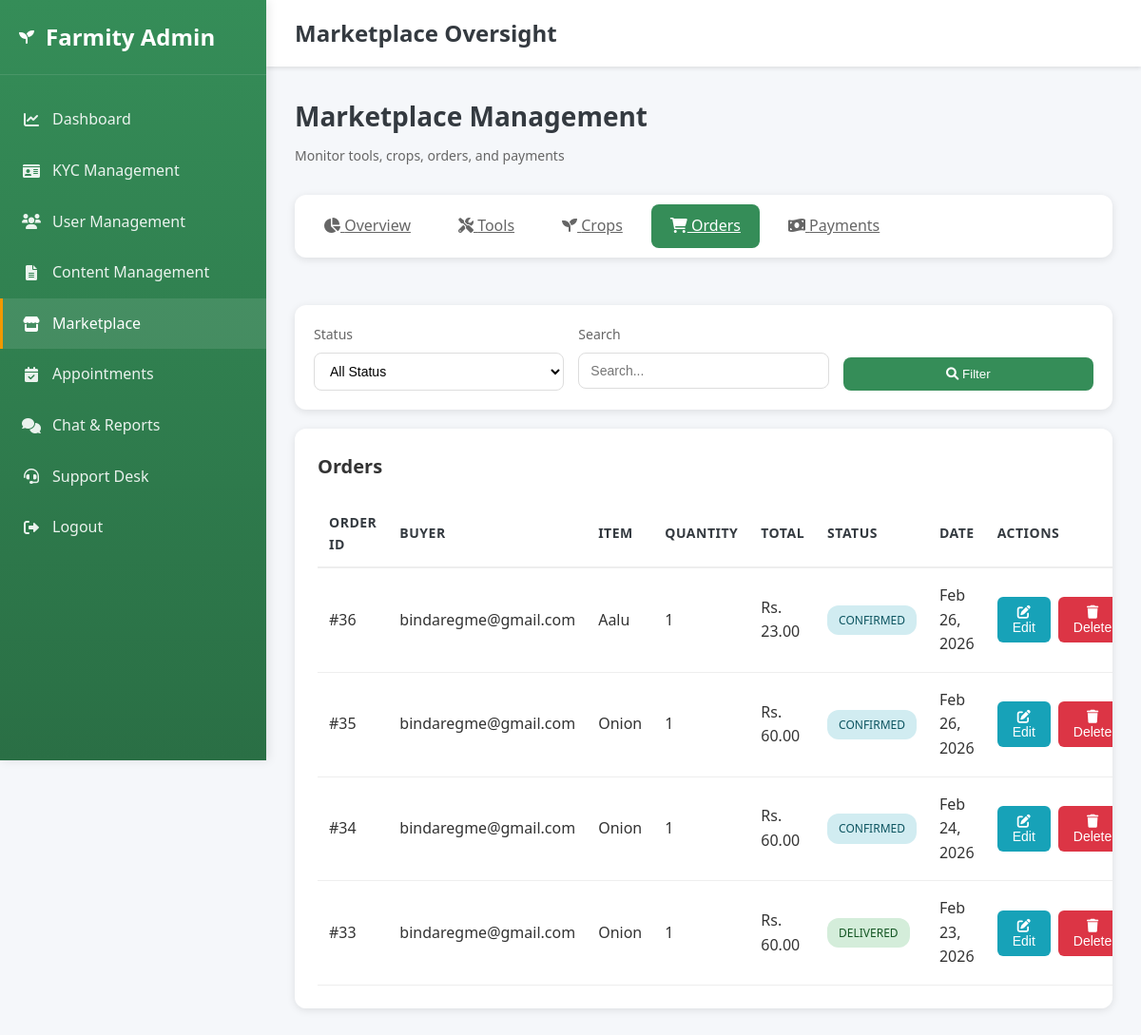
The app's page /admin-dashboard/marketplace/?section=orders (signed in), older data.
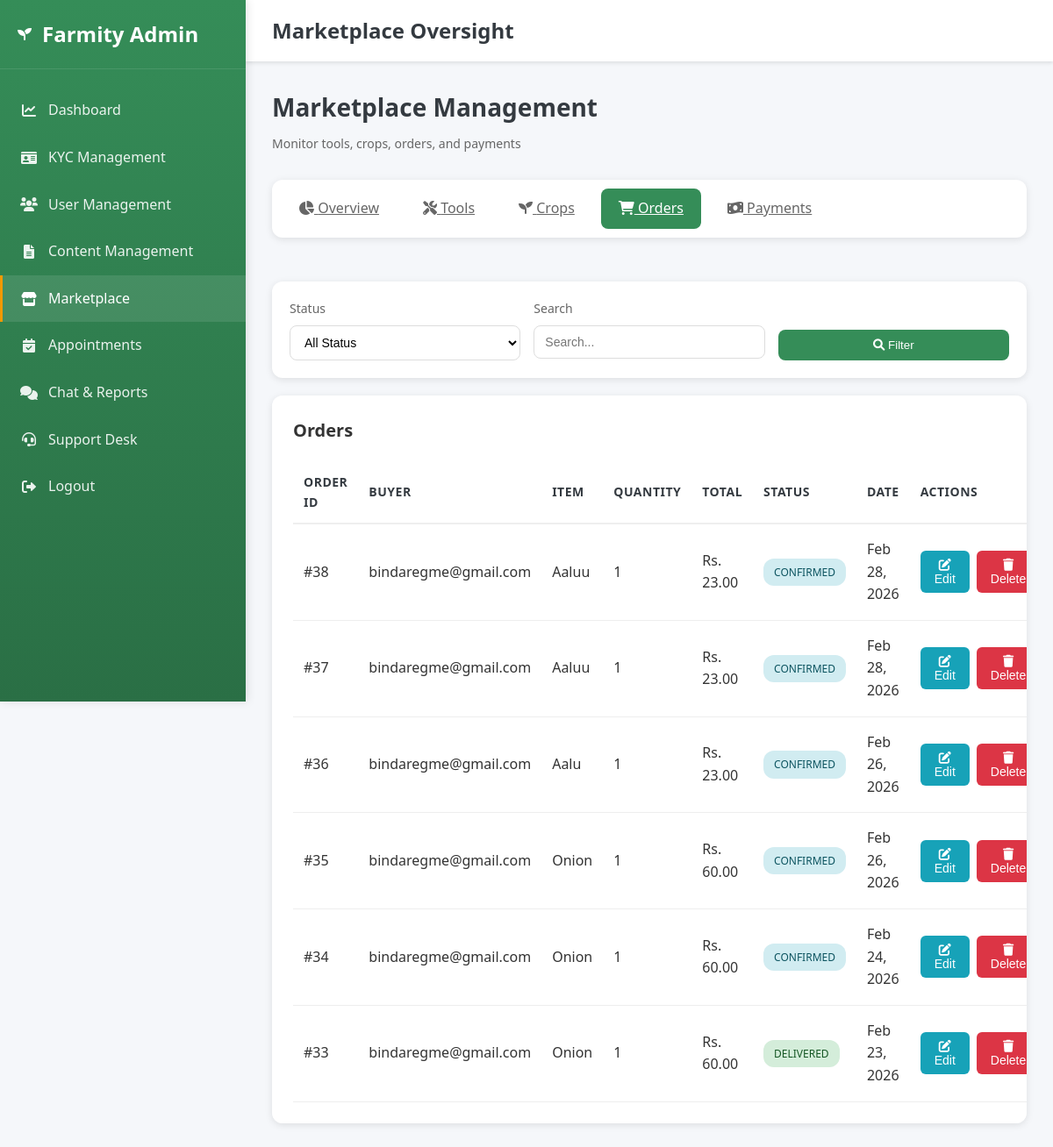
The same page, newer data.
### accounts/models.py (models this page shows, shortened)
class Order(models.Model):
    STATUS_PENDING = 'pending'
    STATUS_CONFIRMED = 'confirmed'
    STATUS_SHIPPED = 'shipped'
    STATUS_DELIVERED = 'delivered'
    STATUS_CANCELLED = 'cancelled'
    STATUS_CHOICES = (
        (STATUS_PENDING, 'Pending'),
        (STATUS_CONFIRMED, 'Confirmed'),
        (STATUS_SHIPPED, 'Shipped'),
        (STATUS_DELIVERED, 'Delivered'),
        (STATUS_CANCELLED, 'Cancelled'),
    )
    PAYMENT_COD = 'cod'
    PAYMENT_ESEWA = 'esewa'
    PAYMENT_CHOICES = (
        (PAYMENT_COD, 'Cash on Delivery'),
        (PAYMENT_ESEWA, 'eSewa'),
    )
    PAYMENT_STATUS_PENDING = 'pending'
    PAYMENT_STATUS_COMPLETED = 'completed'
    PAYMENT_STATUS_FAILED = 'failed'
    PAYMENT_STATUS_CHOICES = (
        (PAYMENT_STATUS_PENDING, 'Pending'),
        (PAYMENT_STATUS_COMPLETED, 'Completed'),
        (PAYMENT_STATUS_FAILED, 'Failed'),
    )
    buyer = models.ForeignKey(User, on_delete=models.CASCADE, related_name='orders')
    tool = models.ForeignKey(VendorTool, on_delete=models.CASCADE, related_name='orders', null=True, blank=True)
    crop = models.ForeignKey(FarmerProduct, on_delete=models.CASCADE, related_name='orders', null=True, blank=True)
    quantity = models.PositiveIntegerField(default=1)
    total_amount = models.DecimalField(max_digits=12, decimal_places=2)
    status = models.CharField(max_length=20, choices=STATUS_CHOICES, default=STATUS_PENDING)
    payment_method = models.CharField(max_length=20, choices=PAYMENT_CHOICES, default=PAYMENT_COD, blank=True, null=True)
    payment_status = models.CharField(max_length=20, choices=PAYMENT_STATUS_CHOICES, default=PAYMENT_STATUS_PENDING, blank=True, null=True)
    shipping_address = models.TextField(blank=True, null=True, help_text='Delivery location/address')
    contact_number = models.CharField(max_length=20, blank=True, null=True, help_text='Phone number (required for delivery)')
    order_email = models.EmailField(blank=True, null=True, help_text='Email for this order (optional)')
    tracking_number = models.CharField(max_length=100, blank=True, null=True)
    notes = models.TextField(blank=True, null=True)
    created_at = models.DateTimeField(auto_now_add=True)
    updated_at = models.DateTimeField(auto_now=True)
    class Meta:
        ordering = ('-created_at',)

class User(AbstractBaseUser, PermissionsMixin):
    ROLE_CHOICES = (
        ('admin', 'Admin'),
        ('buyer', 'Buyer'),
        ('farmer', 'Farmer'),
        ('agricultural_expert', 'Agricultural Expert'),
        ('vendor', 'Vendor'),
    )
    email = models.EmailField(unique=True)
    role = models.CharField(max_length=20, choices=ROLE_CHOICES, default='buyer')
    is_active = models.BooleanField(default=True)
    is_verified = models.BooleanField(default=False)
    is_staff = models.BooleanField(default=False)
    date_joined = models.DateTimeField(auto_now_add=True)
    objects = UserManager()
    USERNAME_FIELD = 'email'
    REQUIRED_FIELDS = []

class FarmerProduct(models.Model):
    farmer = models.ForeignKey(FarmerProfile, on_delete=models.CASCADE, related_name='products')
    name = models.CharField(max_length=255)
    quantity = models.DecimalField(max_digits=12, decimal_places=2)
    unit = models.CharField(max_length=50, default='kg')
    price_per_unit = models.DecimalField(max_digits=12, decimal_places=2)
    image = models.ImageField(upload_to='product_images/', blank=True, null=True)
    is_available = models.BooleanField(default=True)
    created_at = models.DateTimeField(auto_now_add=True)
    class Meta:
        ordering = ('-created_at',)

### accounts/views.py (the view, shortened to what this page needs)
# urls.py: path('admin-dashboard/marketplace/', admin_marketplace_oversight, name='admin_marketplace_oversight'),
@login_required
def admin_marketplace_oversight(request):
    if request.user.role != 'admin':
        return _redirect_to_role_home_response(request.user)
    section = request.GET.get('section', 'overview')  # 'overview', 'tools', 'crops', 'orders', 'payments'
    status_filter = request.GET.get('status', 'all')
    search_query = request.GET.get('search', '').strip()
    context = {}
    context['farmers'] = FarmerProfile.objects.select_related('user').all()
    context['vendors'] = VendorProfile.objects.select_related('user').all()
    if section == 'overview' or section == 'tools':
        tools = VendorTool.objects.select_related('vendor', 'vendor__user').order_by('-created_at')
        if status_filter == 'available':
            tools = tools.filter(is_available=True)
        elif status_filter == 'unavailable':
            tools = tools.filter(is_available=False)
        if search_query:
            tools = tools.filter(
                Q(name__icontains=search_query) |
                Q(vendor__company_name__icontains=search_query) |
                Q(vendor__user__email__icontains=search_query)
            )
        context['tools'] = tools
        context['total_tools'] = VendorTool.objects.count()
        context['available_tools'] = VendorTool.objects.filter(is_available=True, stock_quantity__gt=0).count()
    else:
        context['tools'] = VendorTool.objects.none()
        context['total_tools'] = VendorTool.objects.count()
        context['available_tools'] = VendorTool.objects.filter(is_available=True, stock_quantity__gt=0).count()
    if section == 'overview' or section == 'crops':
        crops = FarmerProduct.objects.select_related('farmer', 'farmer__user').order_by('-created_at')
        if status_filter == 'available':
            crops = crops.filter(is_available=True)
        elif status_filter == 'unavailable':
            crops = crops.filter(is_available=False)
        if search_query:
            crops = crops.filter(
                Q(name__icontains=search_query) |
                Q(farmer__name__icontains=search_query) |
                Q(farmer__user__email__icontains=search_query)
            )
        context['crops'] = crops
        context['total_crops'] = FarmerProduct.objects.count()
        context['available_crops'] = FarmerProduct.objects.filter(is_available=True).count()
    else:
        context['crops'] = FarmerProduct.objects.none()
        context['total_crops'] = FarmerProduct.objects.count()
        context['available_crops'] = FarmerProduct.objects.filter(is_available=True).count()
    if section == 'overview' or section == 'orders':
        orders = Order.objects.select_related('buyer', 'tool', 'tool__vendor', 'crop', 'crop__farmer').order_by('-created_at')
        if status_filter != 'all':
            orders = orders.filter(status=status_filter)
        context['orders'] = orders
        context['total_orders'] = Order.objects.count()
        context['pending_orders'] = Order.objects.filter(status=Order.STATUS_PENDING).count()
        context['completed_orders'] = Order.objects.filter(status=Order.STATUS_DELIVERED).count()
    context['section'] = section
    context['status_filter'] = status_filter
    context['search_query'] = search_query
    return render(request, 'admin_marketplace_oversight.html', context)

### templates/admin_marketplace_oversight.html (shortened to what this page needs)
<!DOCTYPE html>
<html lang="en">
<head>
    <link rel="stylesheet" href="/static/css/style.css">
    <link href="https://cdnjs.cloudflare.com/ajax/libs/font-awesome/6.0.0/css/all.min.css" rel="stylesheet">
</head>
<body>
    <aside class="sidebar">
        <div class="sidebar-header">
            <i class="fas fa-seedling"></i>
            <h2>Farmity Admin</h2>
        </div>
        <nav class="sidebar-menu">
            <a href="{% url 'admin_dashboard' %}" class="menu-item">
                <i class="fas fa-chart-line"></i>
                <span>Dashboard</span>
            </a>
            <a href="{% url 'admin_kyc_management' %}" class="menu-item">
                <i class="fas fa-id-card"></i>
                <span>KYC Management</span>
            </a>
            <a href="{% url 'admin_user_management' %}" class="menu-item">
                <i class="fas fa-users"></i>
                <span>User Management</span>
            </a>
            <a href="{% url 'admin_content_management' %}" class="menu-item">
                <i class="fas fa-file-alt"></i>
                <span>Content Management</span>
            </a>
            <a href="{% url 'admin_marketplace_oversight' %}" class="menu-item active">
                <i class="fas fa-store"></i>
                <span>Marketplace</span>
            </a>
            <a href="{% url 'admin_appointment_management' %}" class="menu-item">
                <i class="fas fa-calendar-check"></i>
                <span>Appointments</span>
            </a>
            <a href="{% url 'admin_chat_reports' %}" class="menu-item">
                <i class="fas fa-comments"></i>
                <span>Chat & Reports</span>
            </a>
            <a href="{% url 'admin_support_desk' %}" class="menu-item">
                <i class="fas fa-headset"></i>
                <span>Support Desk</span>
            </a>
            <a href="{% url 'logout' %}" class="menu-item">
                <i class="fas fa-sign-out-alt"></i>
                <span>Logout</span>
            </a>
        </nav>
    </aside>
    <div class="main-content">
        <header class="top-header">
            <h1 class="header-title">Marketplace Oversight</h1>
        </header>
        <div class="dashboard-content">
            <div class="page-header">
                <h2 class="page-title">Marketplace Management</h2>
                <p class="page-subtitle">Monitor tools, crops, orders, and payments</p>
            </div>
            <div class="section-tabs">
                <a href="?section=overview" class="tab-btn {% if section == 'overview' %}active{% endif %}">
                    <i class="fas fa-chart-pie"></i> Overview
                </a>
                <a href="?section=tools" class="tab-btn {% if section == 'tools' %}active{% endif %}">
                    <i class="fas fa-tools"></i> Tools
                </a>
                <a href="?section=crops" class="tab-btn {% if section == 'crops' %}active{% endif %}">
                    <i class="fas fa-seedling"></i> Crops
                </a>
                <a href="?section=orders" class="tab-btn {% if section == 'orders' %}active{% endif %}">
                    <i class="fas fa-shopping-cart"></i> Orders
                </a>
                <a href="?section=payments" class="tab-btn {% if section == 'payments' %}active{% endif %}">
                    <i class="fas fa-money-bill-wave"></i> Payments
                </a>
            </div>
            {% if section == 'overview' or section == 'orders' %}
            <div class="stats-grid">
                <div class="stat-card">
                    <div class="stat-value">{{ total_orders|default:0 }}</div>
                    <div class="stat-label">Total Orders</div>
                </div>
                <div class="stat-card">
                    <div class="stat-value">{{ pending_orders|default:0 }}</div>
                    <div class="stat-label">Pending Orders</div>
                </div>
                <div class="stat-card">
                    <div class="stat-value">{{ completed_orders|default:0 }}</div>
                    <div class="stat-label">Completed Orders</div>
                </div>
            </div>
            {% endif %}
            <div class="filters-section">
                <form method="GET" action="{% url 'admin_marketplace_oversight' %}">
                    <div class="filters-grid">
                        <div class="filter-group">
                            <label class="filter-label">Status</label>
                            <select name="status" class="filter-select">
                                <option value="all" {% if status_filter == 'all' %}selected{% endif %}>All Status</option>
                            </select>
                        </div>
                        <div class="filter-group">
                            <label class="filter-label">Search</label>
                            <input type="text" name="search" class="filter-input" placeholder="Search..." value="{{ search_query }}">
                        </div>
                        <div class="filter-group" style="justify-content: flex-end;">
                            <button type="submit" class="filter-btn">
                                <i class="fas fa-search"></i> Filter
                            </button>
                        </div>
                    </div>
                </form>
            </div>
            {% if section == 'overview' or section == 'orders' %}
            <div class="table-container">
                <h3 style="margin-bottom: 20px; font-size: 20px; font-weight: 600;">Orders</h3>
                {% if orders %}
                <table class="data-table">
                    <thead>
                        <tr>
                            <th>Order ID</th>
                            <th>Buyer</th>
                            <th>Item</th>
                            <th>Quantity</th>
                            <th>Total</th>
                            <th>Status</th>
                            <th>Date</th>
                            <th>Actions</th>
                        </tr>
                    </thead>
                    <tbody>
                        {% for order in orders %}
                        <tr>
                            <td>#{{ order.id }}</td>
                            <td>{{ order.buyer.email }}</td>
                            <td>
                                {% if order.tool %}
                                    {{ order.tool.name }}
                                {% elif order.crop %}
                                    {{ order.crop.name }}
                                {% else %}
                                    N/A
                                {% endif %}
                            </td>
                            <td>{{ order.quantity }}</td>
                            <td>Rs. {{ order.total_amount }}</td>
                            <td>
                                <span class="status-badge {{ order.status }}">{{ order.get_status_display }}</span>
                            </td>
                            <td>{{ order.created_at|date:"M d, Y" }}</td>
                            <td>
                                <div class="action-buttons">
                                    <button class="btn btn-edit" onclick="openEditOrderModal({{ order.id }}, '{{ order.status }}', '{{ order.payment_status }}', '{{ order.payment_method|default:"" }}', '{{ order.tracking_number|default:""|escapejs }}', '{{ order.shipping_address|default:""|escapejs }}', '{{ order.notes|default:""|escapejs }}')">
                                        <i class="fas fa-edit"></i> Edit
                                    </button>
                                    <button class="btn btn-delete" onclick="confirmDeleteOrder({{ order.id }})">
                                        <i class="fas fa-trash"></i> Delete
                                    </button>
                                </div>
                            </td>
                        </tr>
                        {% endfor %}
                    </tbody>
                </table>
                {% else %}
                <p style="text-align: center; padding: 40px; color: #999;">No orders found</p>
                {% endif %}
            </div>
            {% endif %}
        </div>
    </div>
</body>
</html>

### static/css/style.css (style rules this page uses)
* { margin: 0; padding: 0; box-sizing: border-box; }
:root { --athens-gray: #E9EBF1; --sea-green: #358D58; --sushi: #A8AD3B; --paarl: #A04A24; --white: #ffffff; --text-dark: #333333; --text-gray: #666666; --border-gray: #dddddd; --light-gray: #f5f5f5; }
body { font-family: 'Segoe UI', Tahoma, Geneva, Verdana, sans-serif; line-height: 1.6; color: var(--text-dark); background: var(--white); }
.stat-card { position: absolute; top: -20px; left: -20px; background: var(--white); padding: 1rem 1.5rem; border-radius: 15px; box-shadow: 0 4px 15px rgba(0,0,0,0.1); display: flex; align-items: center; gap: 1rem; z-index: 10; }
.stat-label { font-size: 0.9rem; color: var(--text-gray); }
.stat-value { font-size: 1.5rem; font-weight: bold; color: var(--sea-green); }
html, body { height: 100%; margin: 0; padding: 0; }

Row changes from the older to the newer data that the page shows:
added Order: id "38", buyer.email "bindaregme@gmail.com", crop.name "Aaluu", quantity "1", total_amount "23.00", status "CONFIRMED", created_at "Feb 28, 2026"
added Order: id "37", buyer.email "bindaregme@gmail.com", crop.name "Aaluu", quantity "1", total_amount "23.00", status "CONFIRMED", created_at "Feb 28, 2026"
